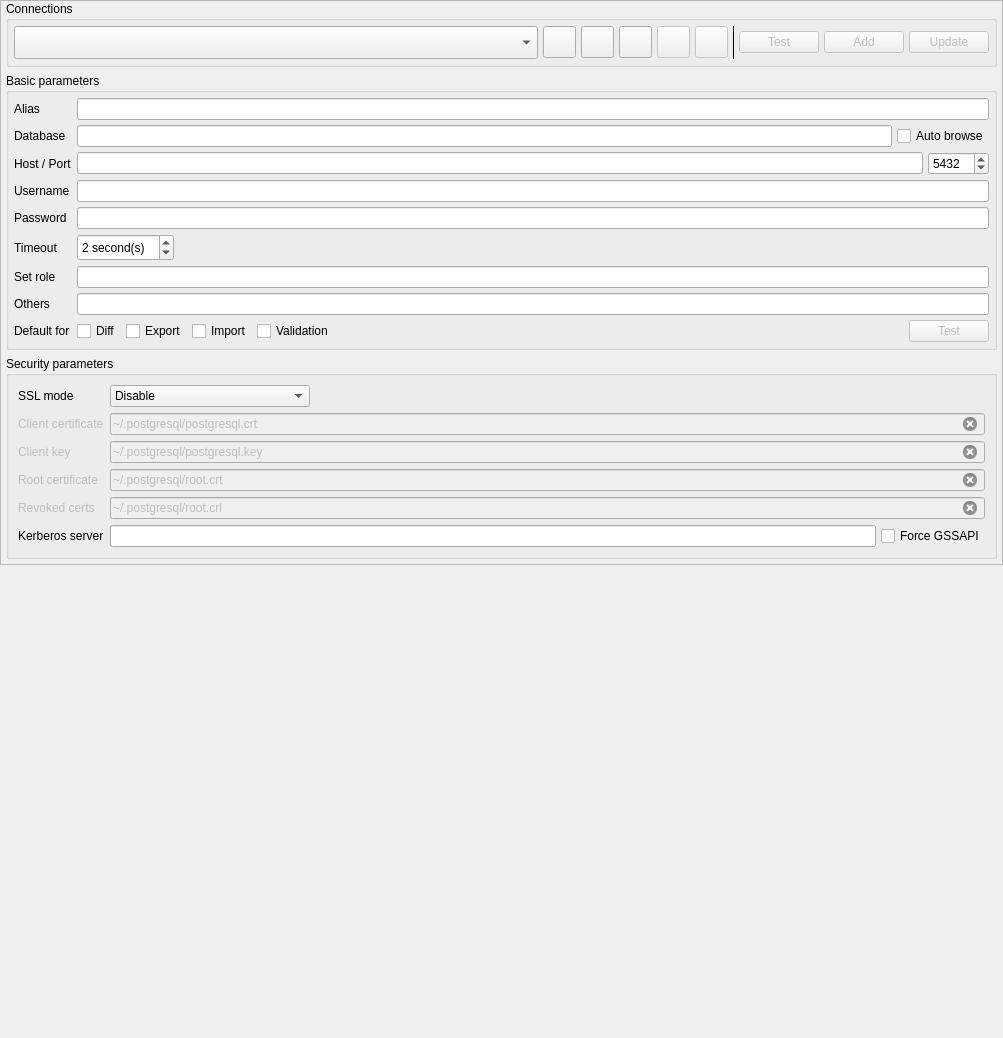
<?xml version="1.0" encoding="UTF-8"?>
<ui version="4.0">
 <class>ConnectionsConfigWidget</class>
 <widget class="QWidget" name="ConnectionsConfigWidget">
  <property name="geometry">
   <rect>
    <x>0</x>
    <y>0</y>
    <width>1003</width>
    <height>1038</height>
   </rect>
  </property>
  <property name="sizePolicy">
   <sizepolicy hsizetype="Expanding" vsizetype="Expanding">
    <horstretch>0</horstretch>
    <verstretch>0</verstretch>
   </sizepolicy>
  </property>
  <property name="minimumSize">
   <size>
    <width>600</width>
    <height>500</height>
   </size>
  </property>
  <property name="windowTitle">
   <string>Edit database connections</string>
  </property>
  <layout class="QVBoxLayout" name="verticalLayout_2">
   <property name="leftMargin">
    <number>0</number>
   </property>
   <property name="topMargin">
    <number>0</number>
   </property>
   <property name="rightMargin">
    <number>0</number>
   </property>
   <property name="bottomMargin">
    <number>0</number>
   </property>
   <item>
    <widget class="QFrame" name="bg_frame">
     <property name="frameShape">
      <enum>QFrame::Shape::StyledPanel</enum>
     </property>
     <property name="frameShadow">
      <enum>QFrame::Shadow::Raised</enum>
     </property>
     <layout class="QVBoxLayout" name="verticalLayout">
      <property name="leftMargin">
       <number>5</number>
      </property>
      <property name="topMargin">
       <number>0</number>
      </property>
      <property name="rightMargin">
       <number>5</number>
      </property>
      <property name="bottomMargin">
       <number>5</number>
      </property>
      <item>
       <widget class="QGroupBox" name="conn_btns_grp">
        <property name="sizePolicy">
         <sizepolicy hsizetype="Expanding" vsizetype="Fixed">
          <horstretch>0</horstretch>
          <verstretch>0</verstretch>
         </sizepolicy>
        </property>
        <property name="title">
         <string>Connections</string>
        </property>
        <layout class="QHBoxLayout" name="horizontalLayout_10">
         <property name="spacing">
          <number>5</number>
         </property>
         <property name="leftMargin">
          <number>5</number>
         </property>
         <property name="topMargin">
          <number>5</number>
         </property>
         <property name="rightMargin">
          <number>5</number>
         </property>
         <property name="bottomMargin">
          <number>5</number>
         </property>
         <item>
          <widget class="QComboBox" name="connections_cmb">
           <property name="sizePolicy">
            <sizepolicy hsizetype="Expanding" vsizetype="Preferred">
             <horstretch>0</horstretch>
             <verstretch>0</verstretch>
            </sizepolicy>
           </property>
           <property name="insertPolicy">
            <enum>QComboBox::InsertPolicy::InsertAtBottom</enum>
           </property>
           <property name="sizeAdjustPolicy">
            <enum>QComboBox::SizeAdjustPolicy::AdjustToMinimumContentsLengthWithIcon</enum>
           </property>
           <property name="iconSize">
            <size>
             <width>25</width>
             <height>25</height>
            </size>
           </property>
          </widget>
         </item>
         <item>
          <widget class="QToolButton" name="new_tb">
           <property name="enabled">
            <bool>true</bool>
           </property>
           <property name="toolTip">
            <string>Create new connection</string>
           </property>
           <property name="text">
            <string/>
           </property>
           <property name="icon">
            <iconset resource="../../res/resources.qrc">
             <normaloff>:/icons/icons/new.png</normaloff>:/icons/icons/new.png</iconset>
           </property>
           <property name="iconSize">
            <size>
             <width>25</width>
             <height>25</height>
            </size>
           </property>
          </widget>
         </item>
         <item>
          <widget class="QToolButton" name="cancel_tb">
           <property name="enabled">
            <bool>true</bool>
           </property>
           <property name="toolTip">
            <string>Cancel editing</string>
           </property>
           <property name="text">
            <string/>
           </property>
           <property name="icon">
            <iconset resource="../../res/resources.qrc">
             <normaloff>:/icons/icons/cancel.png</normaloff>:/icons/icons/cancel.png</iconset>
           </property>
           <property name="iconSize">
            <size>
             <width>25</width>
             <height>25</height>
            </size>
           </property>
          </widget>
         </item>
         <item>
          <widget class="QToolButton" name="duplicate_tb">
           <property name="enabled">
            <bool>true</bool>
           </property>
           <property name="toolTip">
            <string>Duplicate the selected connection</string>
           </property>
           <property name="text">
            <string/>
           </property>
           <property name="icon">
            <iconset resource="../../res/resources.qrc">
             <normaloff>:/icons/icons/duplicate.png</normaloff>:/icons/icons/duplicate.png</iconset>
           </property>
           <property name="iconSize">
            <size>
             <width>25</width>
             <height>25</height>
            </size>
           </property>
          </widget>
         </item>
         <item>
          <widget class="QToolButton" name="edit_tb">
           <property name="enabled">
            <bool>false</bool>
           </property>
           <property name="toolTip">
            <string>Edit selected connection</string>
           </property>
           <property name="text">
            <string/>
           </property>
           <property name="icon">
            <iconset resource="../../res/resources.qrc">
             <normaloff>:/icons/icons/edit.png</normaloff>:/icons/icons/edit.png</iconset>
           </property>
           <property name="iconSize">
            <size>
             <width>25</width>
             <height>25</height>
            </size>
           </property>
          </widget>
         </item>
         <item>
          <widget class="QToolButton" name="remove_tb">
           <property name="enabled">
            <bool>false</bool>
           </property>
           <property name="toolTip">
            <string>Delete selected connection</string>
           </property>
           <property name="text">
            <string/>
           </property>
           <property name="icon">
            <iconset resource="../../res/resources.qrc">
             <normaloff>:/icons/icons/delete.png</normaloff>:/icons/icons/delete.png</iconset>
           </property>
           <property name="iconSize">
            <size>
             <width>25</width>
             <height>25</height>
            </size>
           </property>
          </widget>
         </item>
         <item>
          <layout class="QHBoxLayout" name="horizontalLayout_2">
           <property name="spacing">
            <number>5</number>
           </property>
           <property name="leftMargin">
            <number>0</number>
           </property>
           <item>
            <widget class="Line" name="separator_ln">
             <property name="maximumSize">
              <size>
               <width>1</width>
               <height>16777215</height>
              </size>
             </property>
             <property name="frameShadow">
              <enum>QFrame::Shadow::Plain</enum>
             </property>
             <property name="orientation">
              <enum>Qt::Orientation::Vertical</enum>
             </property>
            </widget>
           </item>
           <item>
            <widget class="QPushButton" name="test_tb">
             <property name="enabled">
              <bool>false</bool>
             </property>
             <property name="sizePolicy">
              <sizepolicy hsizetype="Preferred" vsizetype="Fixed">
               <horstretch>0</horstretch>
               <verstretch>0</verstretch>
              </sizepolicy>
             </property>
             <property name="maximumSize">
              <size>
               <width>16777215</width>
               <height>16777215</height>
              </size>
             </property>
             <property name="text">
              <string>Test</string>
             </property>
             <property name="icon">
              <iconset resource="../../res/resources.qrc">
               <normaloff>:/icons/icons/connection.png</normaloff>:/icons/icons/connection.png</iconset>
             </property>
             <property name="iconSize">
              <size>
               <width>25</width>
               <height>25</height>
              </size>
             </property>
            </widget>
           </item>
           <item>
            <widget class="QPushButton" name="add_tb">
             <property name="enabled">
              <bool>false</bool>
             </property>
             <property name="sizePolicy">
              <sizepolicy hsizetype="Preferred" vsizetype="Fixed">
               <horstretch>0</horstretch>
               <verstretch>0</verstretch>
              </sizepolicy>
             </property>
             <property name="maximumSize">
              <size>
               <width>16777215</width>
               <height>16777215</height>
              </size>
             </property>
             <property name="text">
              <string>Add</string>
             </property>
             <property name="icon">
              <iconset resource="../../res/resources.qrc">
               <normaloff>:/icons/icons/add.png</normaloff>:/icons/icons/add.png</iconset>
             </property>
             <property name="iconSize">
              <size>
               <width>25</width>
               <height>25</height>
              </size>
             </property>
            </widget>
           </item>
           <item>
            <widget class="QPushButton" name="update_tb">
             <property name="enabled">
              <bool>false</bool>
             </property>
             <property name="sizePolicy">
              <sizepolicy hsizetype="Preferred" vsizetype="Fixed">
               <horstretch>0</horstretch>
               <verstretch>0</verstretch>
              </sizepolicy>
             </property>
             <property name="maximumSize">
              <size>
               <width>16777215</width>
               <height>16777215</height>
              </size>
             </property>
             <property name="text">
              <string>Update</string>
             </property>
             <property name="icon">
              <iconset resource="../../res/resources.qrc">
               <normaloff>:/icons/icons/refresh.png</normaloff>:/icons/icons/refresh.png</iconset>
             </property>
             <property name="iconSize">
              <size>
               <width>25</width>
               <height>25</height>
              </size>
             </property>
            </widget>
           </item>
          </layout>
         </item>
        </layout>
       </widget>
      </item>
      <item>
       <widget class="QGroupBox" name="basic_grp">
        <property name="sizePolicy">
         <sizepolicy hsizetype="Expanding" vsizetype="Preferred">
          <horstretch>0</horstretch>
          <verstretch>0</verstretch>
         </sizepolicy>
        </property>
        <property name="title">
         <string>Basic parameters</string>
        </property>
        <layout class="QGridLayout" name="gridLayout">
         <property name="leftMargin">
          <number>5</number>
         </property>
         <property name="topMargin">
          <number>5</number>
         </property>
         <property name="rightMargin">
          <number>5</number>
         </property>
         <property name="bottomMargin">
          <number>5</number>
         </property>
         <property name="spacing">
          <number>5</number>
         </property>
         <item row="7" column="1">
          <widget class="QLineEdit" name="other_params_edt">
           <property name="toolTip">
            <string>Specify additional connection parameters in the form [param]=[value]. These parameters are described in the &lt;strong&gt;libpq&lt;/strong&gt; chapter at PostgreSQL docs.</string>
           </property>
           <property name="statusTip">
            <string/>
           </property>
           <property name="clearButtonEnabled">
            <bool>true</bool>
           </property>
          </widget>
         </item>
         <item row="0" column="0">
          <widget class="QLabel" name="alias_lbl">
           <property name="sizePolicy">
            <sizepolicy hsizetype="Fixed" vsizetype="Preferred">
             <horstretch>0</horstretch>
             <verstretch>0</verstretch>
            </sizepolicy>
           </property>
           <property name="text">
            <string>Alias</string>
           </property>
          </widget>
         </item>
         <item row="8" column="1">
          <layout class="QHBoxLayout" name="horizontalLayout_5">
           <property name="spacing">
            <number>5</number>
           </property>
           <item>
            <widget class="QCheckBox" name="diff_chk">
             <property name="toolTip">
              <string/>
             </property>
             <property name="text">
              <string>Diff</string>
             </property>
            </widget>
           </item>
           <item>
            <widget class="QCheckBox" name="export_chk">
             <property name="text">
              <string>Export</string>
             </property>
            </widget>
           </item>
           <item>
            <widget class="QCheckBox" name="import_chk">
             <property name="text">
              <string>Import</string>
             </property>
            </widget>
           </item>
           <item>
            <widget class="QCheckBox" name="validation_chk">
             <property name="text">
              <string>Validation</string>
             </property>
            </widget>
           </item>
           <item>
            <spacer name="horizontalSpacer_3">
             <property name="orientation">
              <enum>Qt::Orientation::Horizontal</enum>
             </property>
             <property name="sizeHint" stdset="0">
              <size>
               <width>40</width>
               <height>20</height>
              </size>
             </property>
            </spacer>
           </item>
           <item>
            <widget class="QPushButton" name="one_time_test_tb">
             <property name="enabled">
              <bool>false</bool>
             </property>
             <property name="sizePolicy">
              <sizepolicy hsizetype="Preferred" vsizetype="Fixed">
               <horstretch>0</horstretch>
               <verstretch>0</verstretch>
              </sizepolicy>
             </property>
             <property name="maximumSize">
              <size>
               <width>16777215</width>
               <height>16777215</height>
              </size>
             </property>
             <property name="text">
              <string>Test</string>
             </property>
             <property name="icon">
              <iconset resource="../../res/resources.qrc">
               <normaloff>:/icons/icons/connection.png</normaloff>:/icons/icons/connection.png</iconset>
             </property>
             <property name="iconSize">
              <size>
               <width>25</width>
               <height>25</height>
              </size>
             </property>
            </widget>
           </item>
          </layout>
         </item>
         <item row="5" column="0">
          <widget class="QLabel" name="timeout_lbl">
           <property name="sizePolicy">
            <sizepolicy hsizetype="Fixed" vsizetype="Preferred">
             <horstretch>0</horstretch>
             <verstretch>0</verstretch>
            </sizepolicy>
           </property>
           <property name="text">
            <string>Timeout</string>
           </property>
          </widget>
         </item>
         <item row="7" column="0">
          <widget class="QLabel" name="other_params_lbl">
           <property name="sizePolicy">
            <sizepolicy hsizetype="Fixed" vsizetype="Preferred">
             <horstretch>0</horstretch>
             <verstretch>0</verstretch>
            </sizepolicy>
           </property>
           <property name="text">
            <string>Others</string>
           </property>
          </widget>
         </item>
         <item row="2" column="1">
          <layout class="QHBoxLayout" name="horizontalLayout">
           <property name="spacing">
            <number>5</number>
           </property>
           <item>
            <widget class="QLineEdit" name="host_edt">
             <property name="minimumSize">
              <size>
               <width>0</width>
               <height>0</height>
              </size>
             </property>
             <property name="text">
              <string/>
             </property>
             <property name="placeholderText">
              <string/>
             </property>
             <property name="clearButtonEnabled">
              <bool>true</bool>
             </property>
            </widget>
           </item>
           <item>
            <widget class="QSpinBox" name="port_sbp">
             <property name="sizePolicy">
              <sizepolicy hsizetype="Minimum" vsizetype="Preferred">
               <horstretch>0</horstretch>
               <verstretch>0</verstretch>
              </sizepolicy>
             </property>
             <property name="minimum">
              <number>1</number>
             </property>
             <property name="maximum">
              <number>65535</number>
             </property>
             <property name="value">
              <number>5432</number>
             </property>
            </widget>
           </item>
          </layout>
         </item>
         <item row="6" column="1">
          <widget class="QLineEdit" name="set_role_edt">
           <property name="toolTip">
            <string>When successfully connecting to the database the current user will be switched to the one specified in this field via &lt;strong&gt;SET ROLE [role_name]&lt;/strong&gt;.</string>
           </property>
           <property name="statusTip">
            <string/>
           </property>
           <property name="clearButtonEnabled">
            <bool>true</bool>
           </property>
          </widget>
         </item>
         <item row="3" column="0">
          <widget class="QLabel" name="user_lbl">
           <property name="sizePolicy">
            <sizepolicy hsizetype="Fixed" vsizetype="Preferred">
             <horstretch>0</horstretch>
             <verstretch>0</verstretch>
            </sizepolicy>
           </property>
           <property name="text">
            <string>Username</string>
           </property>
          </widget>
         </item>
         <item row="3" column="1">
          <widget class="QLineEdit" name="user_edt">
           <property name="minimumSize">
            <size>
             <width>0</width>
             <height>0</height>
            </size>
           </property>
           <property name="text">
            <string/>
           </property>
           <property name="placeholderText">
            <string/>
           </property>
           <property name="clearButtonEnabled">
            <bool>true</bool>
           </property>
          </widget>
         </item>
         <item row="1" column="0">
          <widget class="QLabel" name="conn_db_lbl">
           <property name="sizePolicy">
            <sizepolicy hsizetype="Fixed" vsizetype="Preferred">
             <horstretch>0</horstretch>
             <verstretch>0</verstretch>
            </sizepolicy>
           </property>
           <property name="text">
            <string>Database</string>
           </property>
          </widget>
         </item>
         <item row="4" column="0">
          <widget class="QLabel" name="passwd_lbl">
           <property name="sizePolicy">
            <sizepolicy hsizetype="Fixed" vsizetype="Preferred">
             <horstretch>0</horstretch>
             <verstretch>0</verstretch>
            </sizepolicy>
           </property>
           <property name="text">
            <string>Password</string>
           </property>
          </widget>
         </item>
         <item row="5" column="1">
          <layout class="QHBoxLayout" name="horizontalLayout_7">
           <property name="spacing">
            <number>5</number>
           </property>
           <item>
            <widget class="QSpinBox" name="timeout_sbp">
             <property name="sizePolicy">
              <sizepolicy hsizetype="Minimum" vsizetype="Preferred">
               <horstretch>0</horstretch>
               <verstretch>0</verstretch>
              </sizepolicy>
             </property>
             <property name="suffix">
              <string> second(s)</string>
             </property>
             <property name="value">
              <number>2</number>
             </property>
            </widget>
           </item>
           <item>
            <spacer name="horizontalSpacer">
             <property name="orientation">
              <enum>Qt::Orientation::Horizontal</enum>
             </property>
             <property name="sizeHint" stdset="0">
              <size>
               <width>40</width>
               <height>27</height>
              </size>
             </property>
            </spacer>
           </item>
          </layout>
         </item>
         <item row="4" column="1">
          <widget class="QLineEdit" name="passwd_edt">
           <property name="echoMode">
            <enum>QLineEdit::EchoMode::Password</enum>
           </property>
           <property name="clearButtonEnabled">
            <bool>true</bool>
           </property>
          </widget>
         </item>
         <item row="2" column="0">
          <widget class="QLabel" name="host_lbl">
           <property name="sizePolicy">
            <sizepolicy hsizetype="Fixed" vsizetype="Preferred">
             <horstretch>0</horstretch>
             <verstretch>0</verstretch>
            </sizepolicy>
           </property>
           <property name="text">
            <string>Host / Port</string>
           </property>
          </widget>
         </item>
         <item row="6" column="0">
          <widget class="QLabel" name="set_role_lbl">
           <property name="sizePolicy">
            <sizepolicy hsizetype="Fixed" vsizetype="Preferred">
             <horstretch>0</horstretch>
             <verstretch>0</verstretch>
            </sizepolicy>
           </property>
           <property name="text">
            <string>Set role</string>
           </property>
          </widget>
         </item>
         <item row="0" column="1">
          <widget class="QLineEdit" name="alias_edt">
           <property name="minimumSize">
            <size>
             <width>0</width>
             <height>0</height>
            </size>
           </property>
           <property name="placeholderText">
            <string/>
           </property>
           <property name="clearButtonEnabled">
            <bool>true</bool>
           </property>
          </widget>
         </item>
         <item row="8" column="0">
          <widget class="QLabel" name="default_for_lbl">
           <property name="sizePolicy">
            <sizepolicy hsizetype="Fixed" vsizetype="Preferred">
             <horstretch>0</horstretch>
             <verstretch>0</verstretch>
            </sizepolicy>
           </property>
           <property name="toolTip">
            <string>&lt;p&gt;Indicates in which operations (diff, export, import or validation) the connection is used if none is explicitly specified by the user.&lt;/p&gt;</string>
           </property>
           <property name="text">
            <string>Default for</string>
           </property>
          </widget>
         </item>
         <item row="1" column="1">
          <layout class="QHBoxLayout" name="horizontalLayout_4">
           <property name="spacing">
            <number>5</number>
           </property>
           <item>
            <widget class="QLineEdit" name="conn_db_edt">
             <property name="sizePolicy">
              <sizepolicy hsizetype="Expanding" vsizetype="Fixed">
               <horstretch>0</horstretch>
               <verstretch>0</verstretch>
              </sizepolicy>
             </property>
             <property name="text">
              <string/>
             </property>
             <property name="placeholderText">
              <string/>
             </property>
             <property name="clearButtonEnabled">
              <bool>true</bool>
             </property>
            </widget>
           </item>
           <item>
            <widget class="QCheckBox" name="auto_browse_chk">
             <property name="toolTip">
              <string>Automatically browses the named database when using this connection to manage databases on &lt;strong&gt;Manage&lt;/strong&gt; view.</string>
             </property>
             <property name="statusTip">
              <string/>
             </property>
             <property name="text">
              <string>Auto browse</string>
             </property>
            </widget>
           </item>
          </layout>
         </item>
        </layout>
       </widget>
      </item>
      <item>
       <widget class="QGroupBox" name="security_grp">
        <property name="sizePolicy">
         <sizepolicy hsizetype="Expanding" vsizetype="Preferred">
          <horstretch>0</horstretch>
          <verstretch>0</verstretch>
         </sizepolicy>
        </property>
        <property name="title">
         <string>Security parameters</string>
        </property>
        <layout class="QGridLayout" name="gridLayout_3">
         <item row="0" column="0">
          <widget class="QLabel" name="ssl_mode_lbl">
           <property name="sizePolicy">
            <sizepolicy hsizetype="Fixed" vsizetype="Preferred">
             <horstretch>0</horstretch>
             <verstretch>0</verstretch>
            </sizepolicy>
           </property>
           <property name="text">
            <string>SSL mode</string>
           </property>
          </widget>
         </item>
         <item row="0" column="1">
          <layout class="QHBoxLayout" name="horizontalLayout_3">
           <property name="spacing">
            <number>5</number>
           </property>
           <item>
            <widget class="QComboBox" name="ssl_mode_cmb">
             <property name="minimumSize">
              <size>
               <width>200</width>
               <height>0</height>
              </size>
             </property>
             <property name="iconSize">
              <size>
               <width>28</width>
               <height>28</height>
              </size>
             </property>
             <item>
              <property name="text">
               <string>Disable</string>
              </property>
             </item>
             <item>
              <property name="text">
               <string>Allow</string>
              </property>
             </item>
             <item>
              <property name="text">
               <string>Require</string>
              </property>
             </item>
             <item>
              <property name="text">
               <string>AC verification</string>
              </property>
             </item>
             <item>
              <property name="text">
               <string>Full verification</string>
              </property>
             </item>
            </widget>
           </item>
           <item>
            <spacer name="horizontalSpacer_2">
             <property name="orientation">
              <enum>Qt::Orientation::Horizontal</enum>
             </property>
             <property name="sizeHint" stdset="0">
              <size>
               <width>40</width>
               <height>20</height>
              </size>
             </property>
            </spacer>
           </item>
          </layout>
         </item>
         <item row="1" column="0">
          <widget class="QLabel" name="client_cert_lbl">
           <property name="enabled">
            <bool>false</bool>
           </property>
           <property name="sizePolicy">
            <sizepolicy hsizetype="Fixed" vsizetype="Preferred">
             <horstretch>0</horstretch>
             <verstretch>0</verstretch>
            </sizepolicy>
           </property>
           <property name="text">
            <string>Client certificate</string>
           </property>
          </widget>
         </item>
         <item row="1" column="1">
          <widget class="QLineEdit" name="client_cert_edt">
           <property name="enabled">
            <bool>false</bool>
           </property>
           <property name="text">
            <string>~/.postgresql/postgresql.crt</string>
           </property>
           <property name="placeholderText">
            <string/>
           </property>
           <property name="clearButtonEnabled">
            <bool>true</bool>
           </property>
          </widget>
         </item>
         <item row="2" column="0">
          <widget class="QLabel" name="client_key_lbl">
           <property name="enabled">
            <bool>false</bool>
           </property>
           <property name="sizePolicy">
            <sizepolicy hsizetype="Fixed" vsizetype="Preferred">
             <horstretch>0</horstretch>
             <verstretch>0</verstretch>
            </sizepolicy>
           </property>
           <property name="text">
            <string>Client key</string>
           </property>
          </widget>
         </item>
         <item row="2" column="1">
          <widget class="QLineEdit" name="client_key_edt">
           <property name="enabled">
            <bool>false</bool>
           </property>
           <property name="text">
            <string>~/.postgresql/postgresql.key</string>
           </property>
           <property name="placeholderText">
            <string/>
           </property>
           <property name="clearButtonEnabled">
            <bool>true</bool>
           </property>
          </widget>
         </item>
         <item row="3" column="0">
          <widget class="QLabel" name="root_cert_lbl">
           <property name="enabled">
            <bool>false</bool>
           </property>
           <property name="sizePolicy">
            <sizepolicy hsizetype="Fixed" vsizetype="Preferred">
             <horstretch>0</horstretch>
             <verstretch>0</verstretch>
            </sizepolicy>
           </property>
           <property name="text">
            <string>Root certificate</string>
           </property>
          </widget>
         </item>
         <item row="3" column="1">
          <widget class="QLineEdit" name="root_cert_edt">
           <property name="enabled">
            <bool>false</bool>
           </property>
           <property name="text">
            <string>~/.postgresql/root.crt</string>
           </property>
           <property name="placeholderText">
            <string/>
           </property>
           <property name="clearButtonEnabled">
            <bool>true</bool>
           </property>
          </widget>
         </item>
         <item row="4" column="0">
          <widget class="QLabel" name="crl_lbl">
           <property name="enabled">
            <bool>false</bool>
           </property>
           <property name="sizePolicy">
            <sizepolicy hsizetype="Fixed" vsizetype="Preferred">
             <horstretch>0</horstretch>
             <verstretch>0</verstretch>
            </sizepolicy>
           </property>
           <property name="text">
            <string>Revoked certs</string>
           </property>
          </widget>
         </item>
         <item row="4" column="1">
          <widget class="QLineEdit" name="crl_edt">
           <property name="enabled">
            <bool>false</bool>
           </property>
           <property name="text">
            <string>~/.postgresql/root.crl</string>
           </property>
           <property name="placeholderText">
            <string/>
           </property>
           <property name="clearButtonEnabled">
            <bool>true</bool>
           </property>
          </widget>
         </item>
         <item row="5" column="0">
          <widget class="QLabel" name="krb_server_lbl">
           <property name="enabled">
            <bool>true</bool>
           </property>
           <property name="sizePolicy">
            <sizepolicy hsizetype="Fixed" vsizetype="Preferred">
             <horstretch>0</horstretch>
             <verstretch>0</verstretch>
            </sizepolicy>
           </property>
           <property name="text">
            <string>Kerberos server</string>
           </property>
          </widget>
         </item>
         <item row="5" column="1">
          <layout class="QHBoxLayout" name="horizontalLayout_8">
           <property name="spacing">
            <number>5</number>
           </property>
           <item>
            <widget class="QLineEdit" name="krb_server_edt">
             <property name="enabled">
              <bool>true</bool>
             </property>
             <property name="clearButtonEnabled">
              <bool>true</bool>
             </property>
            </widget>
           </item>
           <item>
            <widget class="QCheckBox" name="gssapi_auth_chk">
             <property name="sizePolicy">
              <sizepolicy hsizetype="Fixed" vsizetype="Fixed">
               <horstretch>0</horstretch>
               <verstretch>0</verstretch>
              </sizepolicy>
             </property>
             <property name="text">
              <string>Force GSSAPI</string>
             </property>
            </widget>
           </item>
          </layout>
         </item>
        </layout>
       </widget>
      </item>
     </layout>
    </widget>
   </item>
   <item>
    <spacer name="grid_vert_spacer">
     <property name="orientation">
      <enum>Qt::Orientation::Vertical</enum>
     </property>
     <property name="sizeHint" stdset="0">
      <size>
       <width>20</width>
       <height>40</height>
      </size>
     </property>
    </spacer>
   </item>
  </layout>
 </widget>
 <tabstops>
  <tabstop>alias_edt</tabstop>
  <tabstop>conn_db_edt</tabstop>
  <tabstop>auto_browse_chk</tabstop>
  <tabstop>host_edt</tabstop>
  <tabstop>port_sbp</tabstop>
  <tabstop>user_edt</tabstop>
  <tabstop>passwd_edt</tabstop>
  <tabstop>timeout_sbp</tabstop>
  <tabstop>diff_chk</tabstop>
  <tabstop>export_chk</tabstop>
  <tabstop>import_chk</tabstop>
  <tabstop>validation_chk</tabstop>
  <tabstop>test_tb</tabstop>
  <tabstop>add_tb</tabstop>
  <tabstop>update_tb</tabstop>
  <tabstop>ssl_mode_cmb</tabstop>
  <tabstop>client_cert_edt</tabstop>
  <tabstop>client_key_edt</tabstop>
  <tabstop>root_cert_edt</tabstop>
  <tabstop>crl_edt</tabstop>
  <tabstop>krb_server_edt</tabstop>
  <tabstop>gssapi_auth_chk</tabstop>
 </tabstops>
 <resources>
  <include location="../../res/resources.qrc"/>
 </resources>
 <connections/>
</ui>
